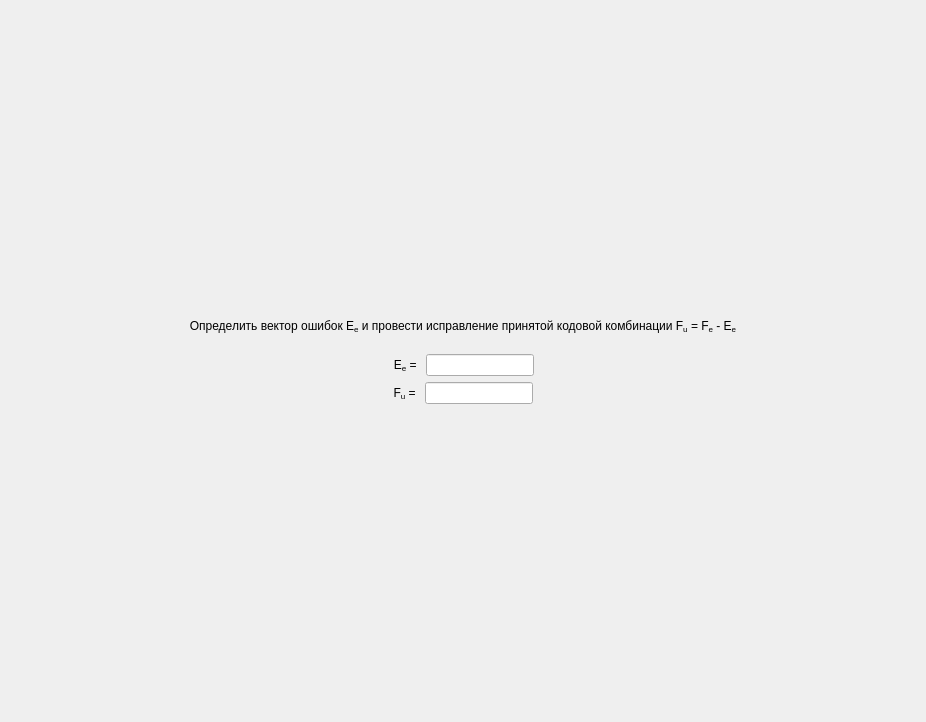
<?xml version="1.0" encoding="UTF-8"?>
<ui version="4.0">
 <class>ScreenTask14</class>
 <widget class="QFrame" name="ScreenTask14">
  <property name="geometry">
   <rect>
    <x>0</x>
    <y>0</y>
    <width>926</width>
    <height>722</height>
   </rect>
  </property>
  <property name="windowTitle">
   <string>Frame</string>
  </property>
  <layout class="QGridLayout" name="gridLayout">
   <property name="leftMargin">
    <number>0</number>
   </property>
   <property name="topMargin">
    <number>0</number>
   </property>
   <property name="rightMargin">
    <number>0</number>
   </property>
   <property name="bottomMargin">
    <number>0</number>
   </property>
   <property name="spacing">
    <number>6</number>
   </property>
   <item row="0" column="0">
    <layout class="QVBoxLayout" name="verticalLayout">
     <item>
      <spacer name="verticalSpacer_2">
       <property name="orientation">
        <enum>Qt::Vertical</enum>
       </property>
       <property name="sizeHint" stdset="0">
        <size>
         <width>20</width>
         <height>40</height>
        </size>
       </property>
      </spacer>
     </item>
     <item>
      <widget class="QLabel" name="title_2">
       <property name="styleSheet">
        <string notr="true">font: 75 20pt &quot;MS Shell Dlg 2&quot;;</string>
       </property>
       <property name="text">
        <string>Определить вектор ошибок E&lt;sub&gt;e&lt;/sub&gt; и провести исправление принятой кодовой комбинации F&lt;sub&gt;u&lt;/sub&gt; = F&lt;sub&gt;e&lt;/sub&gt; - E&lt;sub&gt;e&lt;/sub&gt;</string>
       </property>
       <property name="alignment">
        <set>Qt::AlignCenter</set>
       </property>
       <property name="wordWrap">
        <bool>true</bool>
       </property>
      </widget>
     </item>
     <item>
      <spacer name="verticalSpacer_3">
       <property name="orientation">
        <enum>Qt::Vertical</enum>
       </property>
       <property name="sizeType">
        <enum>QSizePolicy::Minimum</enum>
       </property>
       <property name="sizeHint" stdset="0">
        <size>
         <width>0</width>
         <height>15</height>
        </size>
       </property>
      </spacer>
     </item>
     <item>
      <layout class="QHBoxLayout" name="horizontalLayout_2">
       <item>
        <spacer name="horizontalSpacer">
         <property name="orientation">
          <enum>Qt::Horizontal</enum>
         </property>
         <property name="sizeHint" stdset="0">
          <size>
           <width>0</width>
           <height>0</height>
          </size>
         </property>
        </spacer>
       </item>
       <item>
        <widget class="QLabel" name="label1">
         <property name="styleSheet">
          <string notr="true">font: 16pt &quot;MS Shell Dlg 2&quot;;</string>
         </property>
         <property name="text">
          <string>E&lt;sub&gt;e&lt;/sub&gt; = </string>
         </property>
         <property name="alignment">
          <set>Qt::AlignRight|Qt::AlignTrailing|Qt::AlignVCenter</set>
         </property>
        </widget>
       </item>
       <item>
        <widget class="QLineEdit" name="input0">
         <property name="sizePolicy">
          <sizepolicy hsizetype="Fixed" vsizetype="Fixed">
           <horstretch>0</horstretch>
           <verstretch>0</verstretch>
          </sizepolicy>
         </property>
         <property name="maximumSize">
          <size>
           <width>110</width>
           <height>16777215</height>
          </size>
         </property>
         <property name="styleSheet">
          <string notr="true">font: 16pt &quot;MS Shell Dlg 2&quot;;</string>
         </property>
         <property name="maxLength">
          <number>7</number>
         </property>
         <property name="alignment">
          <set>Qt::AlignCenter</set>
         </property>
        </widget>
       </item>
       <item>
        <spacer name="horizontalSpacer_4">
         <property name="orientation">
          <enum>Qt::Horizontal</enum>
         </property>
         <property name="sizeHint" stdset="0">
          <size>
           <width>0</width>
           <height>0</height>
          </size>
         </property>
        </spacer>
       </item>
      </layout>
     </item>
     <item>
      <layout class="QHBoxLayout" name="horizontalLayout_3">
       <item>
        <spacer name="horizontalSpacer_2">
         <property name="orientation">
          <enum>Qt::Horizontal</enum>
         </property>
         <property name="sizeHint" stdset="0">
          <size>
           <width>0</width>
           <height>0</height>
          </size>
         </property>
        </spacer>
       </item>
       <item>
        <widget class="QLabel" name="label1_2">
         <property name="styleSheet">
          <string notr="true">font: 16pt &quot;MS Shell Dlg 2&quot;;</string>
         </property>
         <property name="text">
          <string>F&lt;sub&gt;u&lt;/sub&gt; = </string>
         </property>
         <property name="alignment">
          <set>Qt::AlignRight|Qt::AlignTrailing|Qt::AlignVCenter</set>
         </property>
        </widget>
       </item>
       <item>
        <widget class="QLineEdit" name="input1">
         <property name="sizePolicy">
          <sizepolicy hsizetype="Fixed" vsizetype="Fixed">
           <horstretch>0</horstretch>
           <verstretch>0</verstretch>
          </sizepolicy>
         </property>
         <property name="maximumSize">
          <size>
           <width>110</width>
           <height>16777215</height>
          </size>
         </property>
         <property name="styleSheet">
          <string notr="true">font: 16pt &quot;MS Shell Dlg 2&quot;;</string>
         </property>
         <property name="maxLength">
          <number>7</number>
         </property>
         <property name="alignment">
          <set>Qt::AlignCenter</set>
         </property>
        </widget>
       </item>
       <item>
        <spacer name="horizontalSpacer_5">
         <property name="orientation">
          <enum>Qt::Horizontal</enum>
         </property>
         <property name="sizeHint" stdset="0">
          <size>
           <width>0</width>
           <height>0</height>
          </size>
         </property>
        </spacer>
       </item>
      </layout>
     </item>
     <item>
      <spacer name="verticalSpacer">
       <property name="orientation">
        <enum>Qt::Vertical</enum>
       </property>
       <property name="sizeHint" stdset="0">
        <size>
         <width>20</width>
         <height>40</height>
        </size>
       </property>
      </spacer>
     </item>
    </layout>
   </item>
  </layout>
 </widget>
 <resources/>
 <connections/>
</ui>
